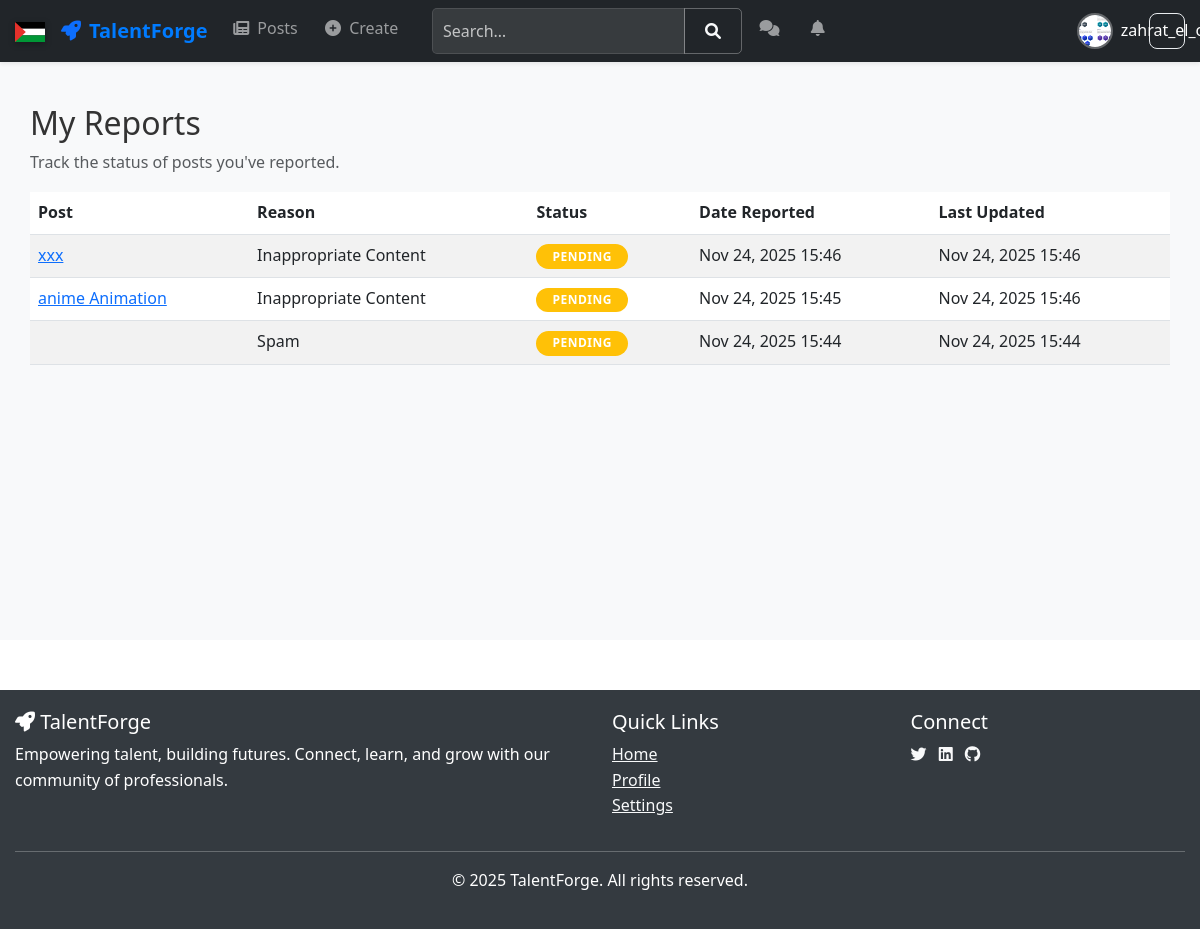
The app's page /posts/my-reports/ (signed in) with its own data.
### base/models.py (models this page shows, shortened)
class UserProfile(models.Model):
    user = models.OneToOneField(User, on_delete=models.CASCADE)
    bio = models.TextField(max_length=500, blank=True)
    location = models.CharField(max_length=100, blank=True)
    website = models.URLField(blank=True)
    profile_picture = models.ImageField(upload_to='profile_pictures/', blank=True, null=True)
    profile_picture_url = models.URLField(blank=True)
    created_at = models.DateTimeField(auto_now_add=True)
    updated_at = models.DateTimeField(auto_now=True)
    @property
    def get_profile_picture(self):
        if self.profile_picture:
            return self.profile_picture.url
        if self.profile_picture_url:
            return self.profile_picture_url
        return f'https://ui-avatars.com/api/?name={self.user.username}&background=007bff&color=fff&size=150&bold=true'

### posts/models.py (models this page shows, shortened)
class Report(models.Model):
    REPORT_CHOICES = [
        ('spam', 'Spam'),
        ('harassment', 'Harassment'),
        ('inappropriate', 'Inappropriate Content'),
        ('violence', 'Violence'),
        ('hate_speech', 'Hate Speech'),
        ('other', 'Other'),
    ]
    STATUS_CHOICES = [
        ('pending', 'Pending'),
        ('under_review', 'Under Review'),
        ('resolved', 'Resolved'),
        ('dismissed', 'Dismissed'),
    ]
    post = models.ForeignKey('Post', on_delete=models.CASCADE, related_name='reports')
    reporter = models.ForeignKey(User, on_delete=models.CASCADE, related_name='reports_made')
    reason = models.CharField(max_length=20, choices=REPORT_CHOICES)
    description = models.TextField(blank=True, null=True, help_text="Additional details about the report")
    status = models.CharField(max_length=15, choices=STATUS_CHOICES, default='pending')
    created_at = models.DateTimeField(auto_now_add=True)
    updated_at = models.DateTimeField(auto_now=True)
    class Meta:
        ordering = ['-created_at']

class Post(models.Model):
    POST_TYPES = [
        ('text', 'Text'),
        ('image', 'Image'),
        ('video', 'Video'),
        ('job', 'Job Offer'),
    ]
    author = models.ForeignKey(User, on_delete=models.CASCADE, related_name='posts')
    type = models.CharField(max_length=10, choices=POST_TYPES)
    title = models.CharField(max_length=200, blank=True, null=True)
    content = models.TextField(blank=True, null=True)
    image = models.ImageField(upload_to='posts/images/', blank=True, null=True)
    video = models.FileField(upload_to='posts/videos/', blank=True, null=True)
    created_at = models.DateTimeField(auto_now_add=True)
    shared_post = models.ForeignKey('self', on_delete=models.CASCADE, null=True, blank=True, related_name='shares')

### posts/views.py (the view)
# urls.py: path('my-reports/', views.my_reports, name='my_reports'),
@login_required
def my_reports(request):
    reports = Report.objects.filter(reporter=request.user).select_related('post').order_by('-created_at')
    context = {
        'reports': reports
    }
    return render(request, 'posts/my_reports.html', context)

### posts/templates/posts/my_reports.html
{% extends 'base.html' %}
{% load static %}
{% block content %}
<div class="container mt-4">
    <div class="row">
        <div class="col-12">
            <h2>My Reports</h2>
            <p class="text-muted">Track the status of posts you've reported.</p>
            {% if reports %}
            <div class="table-responsive">
                <table class="table table-striped">
                    <thead>
                        <tr>
                            <th>Post</th>
                            <th>Reason</th>
                            <th>Status</th>
                            <th>Date Reported</th>
                            <th>Last Updated</th>
                        </tr>
                    </thead>
                    <tbody>
                        {% for report in reports %}
                        <tr>
                            <td>
                                <a href="{% url 'posts:post_detail' report.post.id %}">
                                    {{ report.post.content|truncatewords:10 }}
                                </a>
                            </td>
                            <td>{{ report.get_reason_display }}</td>
                            <td>
                                <span class="badge
                                    {% if report.status == 'pending' %}bg-warning
                                    {% elif report.status == 'under_review' %}bg-info
                                    {% elif report.status == 'resolved' %}bg-success
                                    {% else %}bg-secondary{% endif %}">
                                    {{ report.get_status_display }}
                                </span>
                            </td>
                            <td>{{ report.created_at|date:"M d, Y H:i" }}</td>
                            <td>{{ report.updated_at|date:"M d, Y H:i" }}</td>
                        </tr>
                        {% endfor %}
                    </tbody>
                </table>
            </div>
            {% else %}
            <div class="alert alert-info">
                <i class="fas fa-info-circle"></i>
                You haven't reported any posts yet.
            </div>
            {% endif %}
        </div>
    </div>
</div>
{% endblock %}

### templates/includes/navbar.html (shortened to what this page needs)
<nav class="navbar navbar-expand-lg navbar-dark bg-dark shadow-sm py-2 fixed-top">
    <div class="container">
        <div class="d-flex align-items-center">
            <div class="palestine-flag me-3" aria-label="Drapeau de la Palestine">
                <svg viewBox="0 0 36 24" width="30" height="20" aria-hidden="true">
                    <rect y="0" width="36" height="8" fill="#000"/>
                    <rect y="8" width="36" height="8" fill="#fff"/>
                    <rect y="16" width="36" height="8" fill="#009736"/>
                    <polygon points="0,0 13,12 0,24" fill="#e4312b"/>
                </svg>
            </div>
            <a class="navbar-brand fw-bold d-flex align-items-center" href="{% url 'base:home' %}">
                <i class="fas fa-rocket me-2 text-primary"></i> TalentForge
            </a>
        </div>
        <div class="collapse navbar-collapse" id="navbarNav">
            <ul class="navbar-nav me-auto mt-2 mt-lg-0 gap-lg-4 gap-2">
                {% if user.is_authenticated %}
                <li class="nav-item">
                    <a class="nav-link" href="{% url 'posts:post_list' %}">
                        <i class="fas fa-newspaper me-1"></i> Posts
                    </a>
                </li>
                <li class="nav-item">
                    <a class="nav-link" href="{% url 'posts:post_create' %}">
                        <i class="fas fa-plus-circle me-1"></i> Create
                    </a>
                </li>
                <li class="nav-item d-flex align-items-center">
                    <form class="d-flex ms-lg-3 my-2 my-lg-0 search-navbar" method="GET"
                          action="{% url 'posts:search' %}">
                        <div class="input-group">
                            <input type="text" name="q" class="form-control"
                                   placeholder="Search…" value="{{ request.GET.q|default:'' }}">
                            <button class="btn btn-outline-light" type="submit">
                                <i class="fas fa-search"></i>
                            </button>
                        </div>
                    </form>
                </li>
                <li class="nav-item">
                    <a class="nav-link" href="{% url 'posts:messages' %}">
                        <i class="fas fa-comments me-1"></i>
                    </a>
                </li>
                <li class="nav-item">
                    <a class="nav-link" href="{% url 'posts:notifications' %}">
                        <i class="fas fa-bell me-1"></i>
                    </a>
                </li>
                {% endif %}
            </ul>
            <ul class="navbar-nav gap-lg-3 gap-2">
                {% if user.is_authenticated %}
                <li class="nav-item dropdown">
                    <a class="nav-link dropdown-toggle d-flex align-items-center gap-2 py-1"
                       href="#"
                       data-bs-toggle="dropdown"
                       aria-expanded="false">
                        <div class="user-avatar-container position-relative">
                            {% if user.userprofile.get_profile_picture %}
                                <img src="{{ user.userprofile.get_profile_picture }}"
                                     alt="{{ user.username }}"
                                     class="user-avatar rounded-circle">
                            {% else %}
                                <div class="avatar-placeholder rounded-circle d-flex align-items-center justify-content-center">
                                    {{ user.username|first|upper }}
                                </div>
                            {% endif %}
                        </div>
                        <span class="username-text">{{ user.username }}</span>
                    </a>
                </li>
                {% endif %}
            </ul>
        </div>
    </div>
</nav>

### static/css/main.css (style rules this page uses)
:root { --bg-color: #ffffff; --text-color: #333333; --card-bg: #ffffff; --border-color: #dee2e6; --shadow-color: rgba(0, 0, 0, 0.1); --footer-bg: #343a40; --footer-text: #ffffff; --primary-gradient: linear-gradient(135deg, #667eea 0%, #764ba2 100%); --success-color: #28a745; --danger-color: #dc3545; --warning-color: #ffc107; --info-color: #17a2b8; }
* { box-sizing: border-box; }
body { background-color: var(--bg-color); color: var(--text-color); font-family: 'Segoe UI', Tahoma, Geneva, Verdana, sans-serif; line-height: 1.6; margin: 0; padding: 0; transition: background-color 0.3s ease, color 0.3s ease; }
.container { max-width: 1200px; margin: 0 auto; padding: 0 15px; }
.badge { padding: 0.4rem 1rem; border-radius: 20px; font-size: 0.75rem; font-weight: bold; text-transform: uppercase; letter-spacing: 0.5px; }
.dropdown { position: relative; display: inline-block; }
.dropdown-toggle { background: none; border: 1px solid #e9ecef; border-radius: 8px; width: 36px; height: 36px; display: flex; align-items: center; justify-content: center; cursor: pointer; transition: all 0.3s ease; color: #6c757d; font-size: 0.9rem; }
.palestine-flag { cursor: pointer; position: relative; display: inline-block; animation: wave 3s ease-in-out infinite; will-change: transform; filter: drop-shadow(0 2px 3px rgba(0,0,0,0.3)); transition: all 0.3s ease; }
.palestine-flag::after { content: "Viva Palestina"; position: absolute; bottom: -35px; left: 50%; transform: translateX(-50%); background: rgba(0, 0, 0, 0.8); color: white; padding: 4px 10px; border-radius: 4px; font-size: 12px; font-weight: bold; white-space: nowrap; opacity: 0; transition: opacity 0.3s; pointer-events: none; z-index: 9999; }
.navbar-brand { font-weight: bold; color: #007bff !important; }
.navbar .input-group { min-width: 250px; }
.navbar .form-control { background-color: rgba(255, 255, 255, 0.1); border: 1px solid rgba(255, 255, 255, 0.2); color: white; }
.navbar .form-control::placeholder { color: rgba(255, 255, 255, 0.7); }
.navbar .btn-outline-light { border-color: rgba(255, 255, 255, 0.3); }
.form-control { padding: 10px; border: 1px solid #ddd; border-radius: 5px; }
.btn { border-radius: 5px; padding: 10px 20px; font-weight: 500; transition: all 0.3s ease; }

### templates/includes/navbar.html (style rules this page uses)
.navbar { z-index: 1030; }
.navbar-nav .nav-item .nav-link { padding-left: 0.6rem; padding-right: 0.6rem; font-size: 16px; transition: all 0.3s ease; }
.navbar-nav.gap-lg-4 { gap: 1.5rem !important; }
.navbar-nav.gap-lg-3 { gap: 1rem !important; }
.navbar-nav.gap-2 { gap: 0.5rem !important; }
.user-avatar-container { display: flex; align-items: center; }
.user-avatar { width: 36px; height: 36px; object-fit: cover; border: 2px solid rgba(255, 255, 255, 0.3); transition: all 0.3s ease; }
.username-text { font-weight: 500; color: white; }
.navbar .input-group { min-width: 250px; }
.navbar .form-control { background-color: rgba(255, 255, 255, 0.1); border: 1px solid rgba(255, 255, 255, 0.2); color: white; }
.navbar .form-control::placeholder { color: rgba(255, 255, 255, 0.7); }
.navbar .btn-outline-light { border-color: rgba(255, 255, 255, 0.3); }
.palestine-flag { cursor: pointer; position: relative; display: inline-block; animation: wave 3s ease-in-out infinite; will-change: transform; filter: drop-shadow(0 2px 3px rgba(0,0,0,0.3)); }
.palestine-flag::after { content: "Viva Palestina"; position: absolute; bottom: -35px; left: 50%; transform: translateX(-50%); background: rgba(0, 0, 0, 0.8); color: white; padding: 4px 10px; border-radius: 4px; font-size: 12px; font-weight: bold; white-space: nowrap; opacity: 0; transition: opacity 0.3s; pointer-events: none; z-index: 9999; }

### records on screen
Report: post.content "xxx", reason "Inappropriate Content", status "PENDING", created_at "Nov 24, 2025 15:46", updated_at "Nov 24, 2025 15:46"
Report: post.content "anime Animation", reason "Inappropriate Content", status "PENDING", created_at "Nov 24, 2025 15:45", updated_at "Nov 24, 2025 15:46"
Report: reason "Spam", status "PENDING", created_at "Nov 24, 2025 15:44", updated_at "Nov 24, 2025 15:44"
